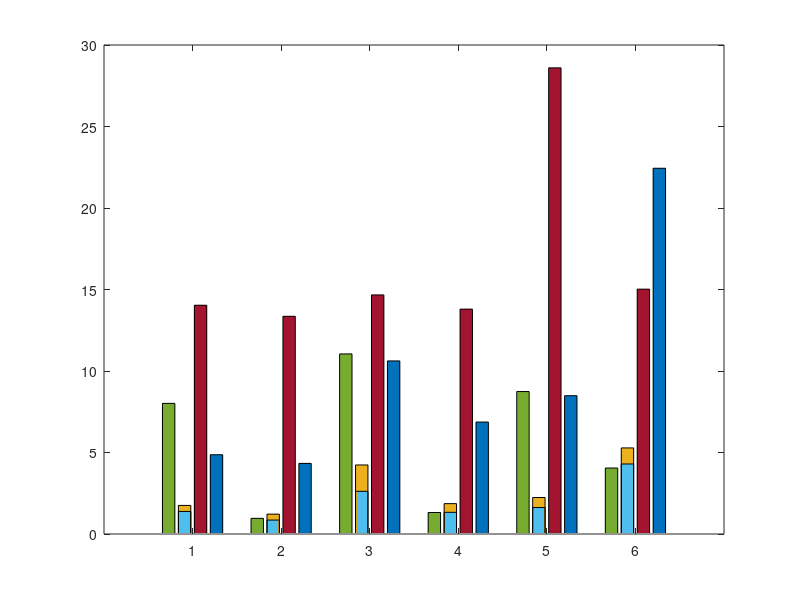

Source code (MATLAB): (Note: this script raises an error after producing the figure.)
%labels = {'alltrees_7'; 'alltrees_9'; 'arith_{75}'; 'arith_{1000}'; 'composition'; 'funcrec'; 'mergesort_{1000}'; 'mergesort_{3000}'; 'nbody_{100}'; 'nbody_{1000}'};
labels = {'alltrees'; 'arith'; 'composition'; 'funcrec'; 'mergesort'; 'nbody'};

data = [8207.0 1418.0 14371.0 4982.0; 984.0 876.0 13676.0 4436.0; 11314.0 2682.0 15021.0 10874.0; 1351.0 1362.0 14128.0 7033.0; 8950.0 1663.0 29286.0 8690.0; 4145.0 4399.0 15381.0 22977.0];
data = data/1024;

%errors = [0 0 84726.326 0; 0 0 1670782.392 0; 0 0 2554.84 0; 0 0 3051.923 0; 0 0 420772.029 0; 0 0 2939.434 0; 0 0 347349.408 0; 0 0 791446.291 0; 0 0 2480.216 0; 0 0 107762.219 0];

data2 = [0 1796.0 0 0; 0 1248.0 0 0; 0 4337.0 0 0; 0 1908.0 0 0; 0 2293.0 0 0; 0 5408.0 0 0];
data2 = data2/1024;
%errors2 = [0 0 0 0; 0 0 0 0; 0 0 0 0; 0 0 0 0; 0 0 0 0; 0 0 0 0; 0 0 0 0; 0 0 0 0; 0 0 0 0; 0 0 0 0];


c = get(gca, 'DefaultAxesColorOrder');
bar(data2, 'FaceColor', c(3,:))
hold on;
bs = bar(data);
bs(1).FaceColor = c(1,:);
bs(2).FaceColor = c(2,:);
bs(3).FaceColor = c(4,:);
bs(4).FaceColor = c(5,:);

%set(gca, 'YScale', 'log');
set(gca,'xtick',[1:10],'xticklabel',labels);
legend('', 'OCaml GC', '', '', 'C', 'OCaml', 'JS', 'Grain');
lines = get(gca,'Children');


title('Output file size');
ylabel('Size (KB)');
%ylim([20   100000000]);
xlabel('Benchmark');
set(gca,'FontSize',16);

%ngroups = size(data, 1);
%nbars = size(data, 2);
%groupwidth = min(0.8, nbars/(nbars + 1.5));
%i = 2;
%x = (1:ngroups) - groupwidth/2 + (2*i-1) * groupwidth / (2*nbars);
%er = errorbar(x, data2(:,i), errors2(:,i), '.', 'Color', 'k');

%for i = 1:nbars
%  x = (1:ngroups) - groupwidth/2 + (2*i-1) * groupwidth / (2*nbars);
%  e = errorbar(x, data(:,i), errors(:,i), '.', 'Color', 'k');
%end

legend(lines([4 3 7 2 1])); 


% ax = gca
% ax.Position = 


